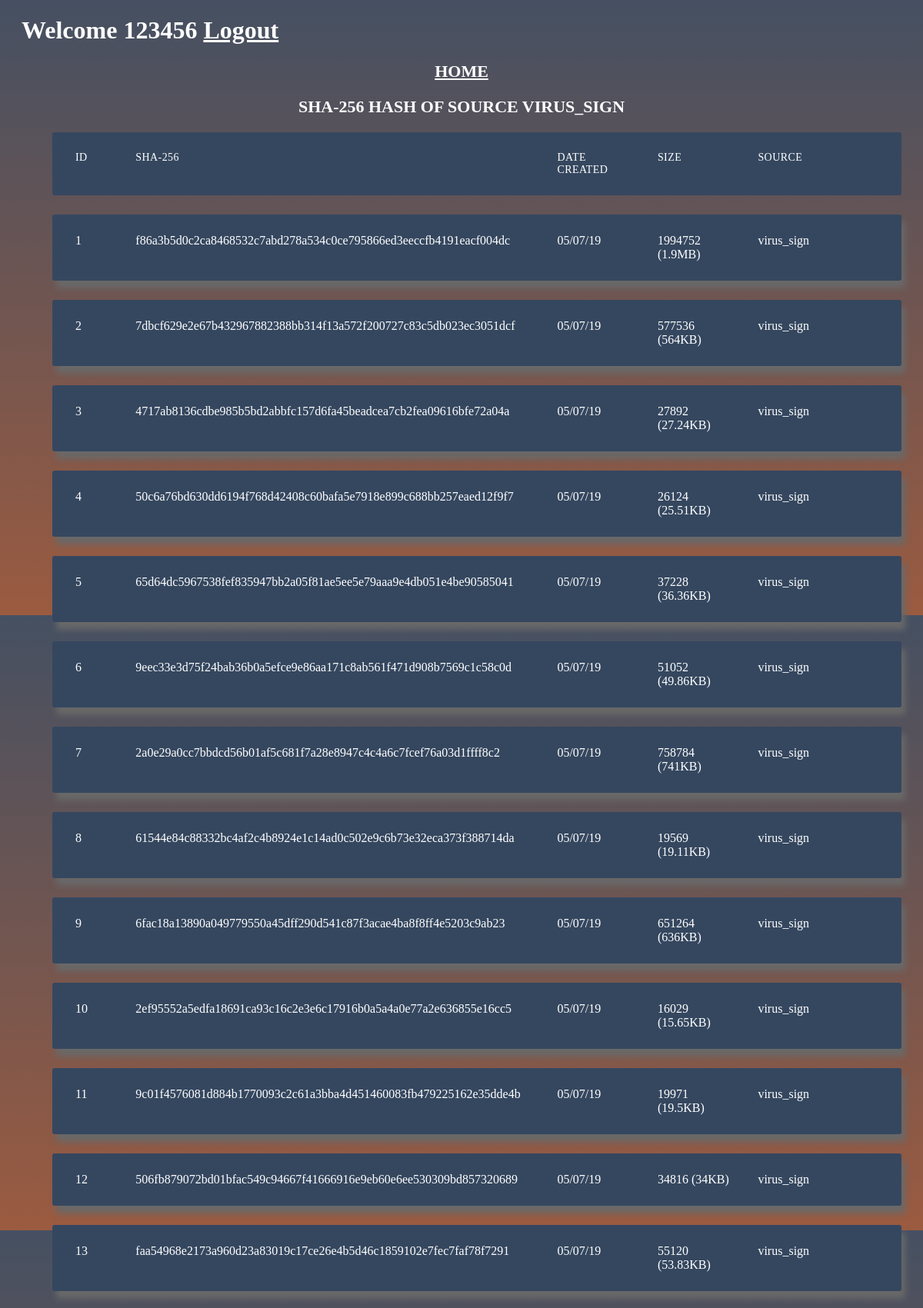
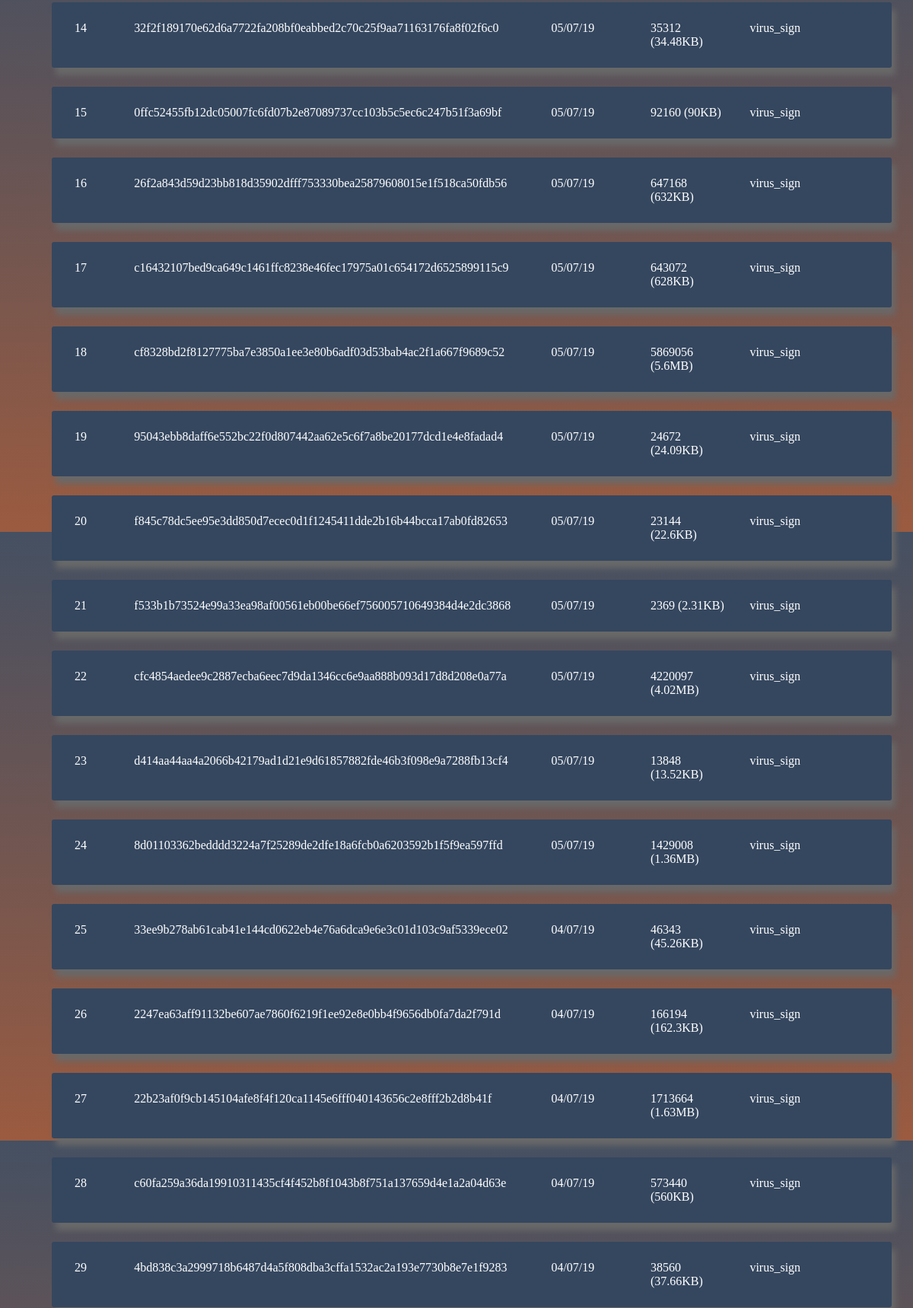
Page /source1_sha256 (signed in, upper part) on the committed database (2 pictures, top to bottom).
### hash_file/models.py (models this page shows, shortened)
class User(db.Model,UserMixin):
    id=db.Column(db.Integer,primary_key=True)
    name=db.Column(db.String(30),nullable=True)
    username=db.Column(db.String(20),unique=True,nullable=True)
    email=db.Column(db.String(30),unique=True,nullable=True)
    password=db.Column(db.String(40),unique=True,nullable=False)

class sha256(db.Model):
    id=db.Column(db.Integer,primary_key=True)
    hash=db.Column(db.String(400),nullable=True)
    date_created=db.Column(db.String(400),nullable=True)
    size=db.Column(db.String(400),nullable=True)
    source=db.Column(db.String(100),nullable=True)

### hash_file/routes.py (the view)
@app.route("/source1_sha256",methods=['GET','POST'])
def source1_sha256():
    try:
        data=sha256.query.filter(sha256.source=='virus_sign')
        return render_template('index2.html',title = 'HASH WORLD',data=data,str='SHA-256 HASH OF SOURCE VIRUS_SIGN',name=current_user.username)
    except:
        return redirect(url_for('error'))

### hash_file/routes.py (called while the page is built)
@login_manager.user_loader
def load_user(user_id):
    return User.query.get(int(user_id))

### hash_file/templates/index2.html (shortened to what this page needs)
<!DOCTYPE html>
<html lang="en" >
<head>
    <link rel="stylesheet" href="https://cdnjs.cloudflare.com/ajax/libs/meyer-reset/2.0/reset.min.css">
      <link rel="stylesheet" href="static/sty.css" type="text/css">
</head>
<body>
  <div class="container">
    <h1>  Welcome {{name}}  <a style="color: white" href='http://127.0.0.1:5000/logout'>Logout</a></h1>
  <h2 align='left'><a style="color: white" href='http://127.0.0.1:5000/basic'>HOME</h2></a><h2 align='centre'> {{str}}</h2>
  <ul class="responsive-table">
    <li class="table-header">
      <div class="col col-1">Id</div>
      <div class="col col-2">SHA-256</div>
      <div class="col col-3">Date Created</div>
      <div class="col col-4">Size</div>
      <div class="col col-5">Source</div>
    </li>
    {%for d in data%}
    <li class="table-row">
      <div class="col col-1" data-label="Id">{{d.id}}</div>
      <div class="col col-2" data-label="SHA-256">{{d.hash}}</div>
      <div class="col col-3" data-label="Date Created">{{d.date_created}}</div>
      <div class="col col-4" data-label="Size">{{d.size}}</div>
      <div class="col col-5" data-label="Source">{{d.source}}</div>
    </li>
    {%endfor%}
  </ul>
</div>
</body>
</html>

### hash_file/static/sty.css (style rules this page uses)
body { background: #9B5B40; background: -webkit-linear-gradient(#455062, #9B5B40); background: -o-linear-gradient(r#455062, #9B5B40); background: -moz-linear-gradient(#455062, #9B5B40); background: linear-gradient(#455062, #9B5B40); color:white ; font-family: tahoma; }
.container { max-width: 1500px; margin-left: 10px; margin-right: 10px; padding-left: 10px; padding-right: 10px; }
h2 { font-size: 22px; margin: 20px 0; text-align: center; }
.responsive-table li { border-radius: 3px; padding: 25px 30px; display: flex; justify-content: space-between; margin-bottom: 25px; }
.responsive-table .table-header { background-color: #35475F ; font-size: 14px; text-transform: uppercase; letter-spacing: 0.03em; }
.responsive-table .table-row { background-color: #35475F; box-shadow: 5px 10px 8px #696969; }
.responsive-table .col-1 { color: white; flex-basis: 5%; }
.responsive-table .col-2 { color: white; flex-basis: 50%; }
.responsive-table .col-3 { color: white; flex-basis: 10%; }
.responsive-table .col-4 { color: white; flex-basis: 10%; }
.responsive-table .col-5 { color: white; flex-basis: 15%; }

### rows in the picture
User: username "123456"
sha256: id "1", hash "f86a3b5d0c2ca8468532c7abd278a534c0ce795866ed3eeccfb4191eacf004dc", date_created "05/07/19", size "1994752 (1.9MB)", source "virus_sign"
sha256: id "2", hash "7dbcf629e2e67b432967882388bb314f13a572f200727c83c5db023ec3051dcf", date_created "05/07/19", size "577536 (564KB)", source "virus_sign"
sha256: id "3", hash "4717ab8136cdbe985b5bd2abbfc157d6fa45beadcea7cb2fea09616bfe72a04a", date_created "05/07/19", size "27892 (27.24KB)", source "virus_sign"
sha256: id "4", hash "50c6a76bd630dd6194f768d42408c60bafa5e7918e899c688bb257eaed12f9f7", date_created "05/07/19", size "26124 (25.51KB)", source "virus_sign"
sha256: id "5", hash "65d64dc5967538fef835947bb2a05f81ae5ee5e79aaa9e4db051e4be90585041", date_created "05/07/19", size "37228 (36.36KB)", source "virus_sign"
sha256: id "6", hash "9eec33e3d75f24bab36b0a5efce9e86aa171c8ab561f471d908b7569c1c58c0d", date_created "05/07/19", size "51052 (49.86KB)", source "virus_sign"
sha256: id "7", hash "2a0e29a0cc7bbdcd56b01af5c681f7a28e8947c4c4a6c7fcef76a03d1ffff8c2", date_created "05/07/19", size "758784 (741KB)", source "virus_sign"
sha256: id "8", hash "61544e84c88332bc4af2c4b8924e1c14ad0c502e9c6b73e32eca373f388714da", date_created "05/07/19", size "19569 (19.11KB)", source "virus_sign"
sha256: id "9", hash "6fac18a13890a049779550a45dff290d541c87f3acae4ba8f8ff4e5203c9ab23", date_created "05/07/19", size "651264 (636KB)", source "virus_sign"
sha256: id "10", hash "2ef95552a5edfa18691ca93c16c2e3e6c17916b0a5a4a0e77a2e636855e16cc5", date_created "05/07/19", size "16029 (15.65KB)", source "virus_sign"
sha256: id "11", hash "9c01f4576081d884b1770093c2c61a3bba4d451460083fb479225162e35dde4b", date_created "05/07/19", size "19971 (19.5KB)", source "virus_sign"
sha256: id "12", hash "506fb879072bd01bfac549c94667f41666916e9eb60e6ee530309bd857320689", date_created "05/07/19", size "34816 (34KB)", source "virus_sign"
sha256: id "13", hash "faa54968e2173a960d23a83019c17ce26e4b5d46c1859102e7fec7faf78f7291", date_created "05/07/19", size "55120 (53.83KB)", source "virus_sign"
sha256: id "14", hash "32f2f189170e62d6a7722fa208bf0eabbed2c70c25f9aa71163176fa8f02f6c0", date_created "05/07/19", size "35312 (34.48KB)", source "virus_sign"
sha256: id "15", hash "0ffc52455fb12dc05007fc6fd07b2e87089737cc103b5c5ec6c247b51f3a69bf", date_created "05/07/19", size "92160 (90KB)", source "virus_sign"
sha256: id "16", hash "26f2a843d59d23bb818d35902dfff753330bea25879608015e1f518ca50fdb56", date_created "05/07/19", size "647168 (632KB)", source "virus_sign"
sha256: id "17", hash "c16432107bed9ca649c1461ffc8238e46fec17975a01c654172d6525899115c9", date_created "05/07/19", size "643072 (628KB)", source "virus_sign"
sha256: id "18", hash "cf8328bd2f8127775ba7e3850a1ee3e80b6adf03d53bab4ac2f1a667f9689c52", date_created "05/07/19", size "5869056 (5.6MB)", source "virus_sign"
sha256: id "19", hash "95043ebb8daff6e552bc22f0d807442aa62e5c6f7a8be20177dcd1e4e8fadad4", date_created "05/07/19", size "24672 (24.09KB)", source "virus_sign"
sha256: id "20", hash "f845c78dc5ee95e3dd850d7ecec0d1f1245411dde2b16b44bcca17ab0fd82653", date_created "05/07/19", size "23144 (22.6KB)", source "virus_sign"
sha256: id "21", hash "f533b1b73524e99a33ea98af00561eb00be66ef756005710649384d4e2dc3868", date_created "05/07/19", size "2369 (2.31KB)", source "virus_sign"
sha256: id "22", hash "cfc4854aedee9c2887ecba6eec7d9da1346cc6e9aa888b093d17d8d208e0a77a", date_created "05/07/19", size "4220097 (4.02MB)", source "virus_sign"
sha256: id "23", hash "d414aa44aa4a2066b42179ad1d21e9d61857882fde46b3f098e9a7288fb13cf4", date_created "05/07/19", size "13848 (13.52KB)", source "virus_sign"
sha256: id "24", hash "8d01103362bedddd3224a7f25289de2dfe18a6fcb0a6203592b1f5f9ea597ffd", date_created "05/07/19", size "1429008 (1.36MB)", source "virus_sign"
sha256: id "25", hash "33ee9b278ab61cab41e144cd0622eb4e76a6dca9e6e3c01d103c9af5339ece02", date_created "04/07/19", size "46343 (45.26KB)", source "virus_sign"
sha256: id "26", hash "2247ea63aff91132be607ae7860f6219f1ee92e8e0bb4f9656db0fa7da2f791d", date_created "04/07/19", size "166194 (162.3KB)", source "virus_sign"
sha256: id "27", hash "22b23af0f9cb145104afe8f4f120ca1145e6fff040143656c2e8fff2b2d8b41f", date_created "04/07/19", size "1713664 (1.63MB)", source "virus_sign"
sha256: id "28", hash "c60fa259a36da19910311435cf4f452b8f1043b8f751a137659d4e1a2a04d63e", date_created "04/07/19", size "573440 (560KB)", source "virus_sign"
sha256: id "29", hash "4bd838c3a2999718b6487d4a5f808dba3cffa1532ac2a193e7730b8e7e1f9283", date_created "04/07/19", size "38560 (37.66KB)", source "virus_sign"

### other values in the picture
{{ str }} "SHA-256 HASH OF SOURCE VIRUS_SIGN"
